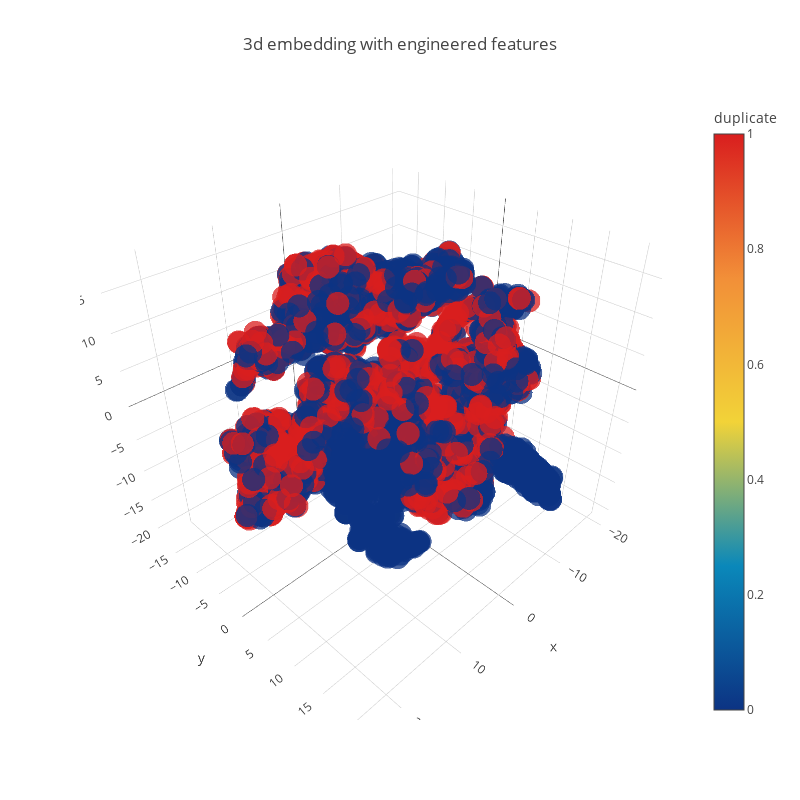

Source (notebook cell):
### Code cell
from sklearn.manifold import TSNE

tsne3d = TSNE(
    n_components=3,
    init='random', # pca
    random_state=101,
    method='barnes_hut',
    n_iter=1000,
    verbose=2,
    angle=0.5
).fit_transform(X)

trace1 = go.Scatter3d(
    x=tsne3d[:,0],
    y=tsne3d[:,1],
    z=tsne3d[:,2],
    mode='markers',
    marker=dict(
        sizemode='diameter',
        color = y,
        colorscale = 'Portland',
        colorbar = dict(title = 'duplicate'),
        line=dict(color='rgb(255, 255, 255)'),
        opacity=0.75
    )
)

data=[trace1]
layout=dict(height=800, width=800, title='3d embedding with engineered features')
fig=dict(data=data, layout=layout)
py.iplot(fig, filename='3DBubble')

### Figure 1 — Plotly figure (JSON) as saved in the notebook; plotly's stock layout.template omitted (floating-point values rounded to 4 significant figures; data arrays with more than 128 entries replaced by an {"elided": "..."} marker saying what was removed)
{"data": [{"marker": {"color": {"elided": "5000 int values"}, "colorbar": {"title": "duplicate"}, "colorscale": "Portland", "line": {"color": "rgb(255, 255, 255)"}, "opacity": 0.75, "sizemode": "diameter"}, "mode": "markers", "type": "scatter3d", "x": {"elided": "5000 float values"}, "y": {"elided": "5000 float values"}, "z": {"elided": "5000 float values"}}], "layout": {"height": 800, "title": "3d embedding with engineered features", "width": 800}}
